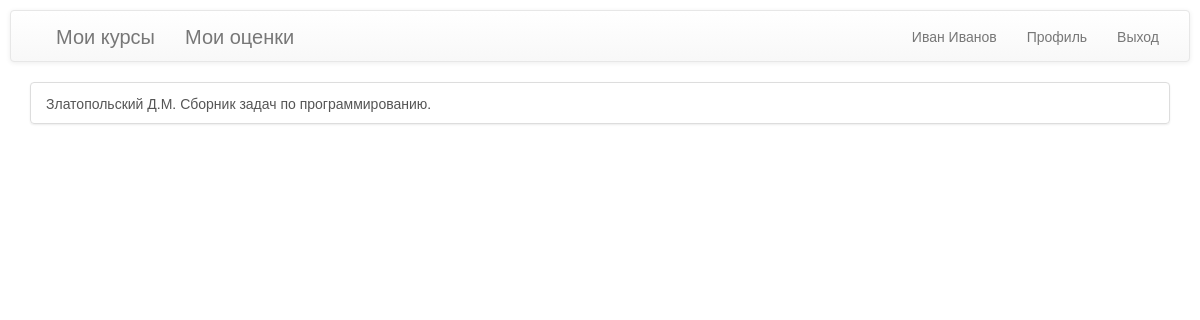
The page /assigned/ (signed in) on the database as committed earlier.
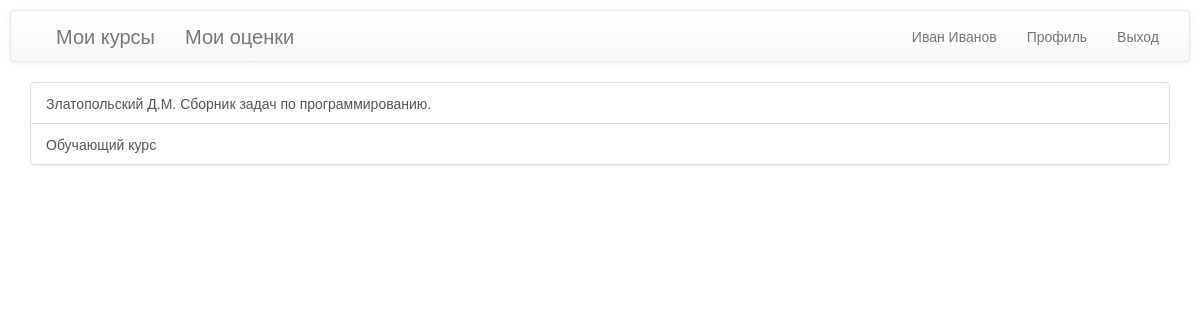
The same page on the database as committed later.
### code_reception/models.py (models this page shows, shortened)
class Course(models.Model):
    tasks_pool = models.ManyToManyField(Task)
    assigned_groups = models.ManyToManyField(StudentGroup)
    users = models.ManyToManyField(User)
    name = models.CharField(max_length=100, default='Новый курс по умолчанию')
    author = models.ForeignKey(User, on_delete=models.CASCADE, related_name='author_set', null=True)
    questions_per_student = models.SmallIntegerField(default=1)
    bracket_1 =  models.ManyToManyField(Task, related_name='task_bracket_1',   blank=True)
    bracket_2 =  models.ManyToManyField(Task, related_name='task_bracket_2',   blank=True)
    bracket_3 =  models.ManyToManyField(Task, related_name='task_bracket_3',   blank=True)
    bracket_4 =  models.ManyToManyField(Task, related_name='task_bracket_4',   blank=True)
    bracket_5 =  models.ManyToManyField(Task, related_name='task_bracket_5',   blank=True)
    bracket_6 =  models.ManyToManyField(Task, related_name='task_bracket_6',   blank=True)
    bracket_7 =  models.ManyToManyField(Task, related_name='task_bracket_7',   blank=True)
    bracket_8 =  models.ManyToManyField(Task, related_name='task_bracket_8',   blank=True)
    bracket_9 =  models.ManyToManyField(Task, related_name='task_bracket_9',   blank=True)
    bracket_10 = models.ManyToManyField(Task, related_name='task_bracket_10',  blank=True)
    bracket_11 = models.ManyToManyField(Task, related_name='task_bracket_11',  blank=True)
    bracket_12 = models.ManyToManyField(Task, related_name='task_bracket_12',  blank=True)
    bracket_13 = models.ManyToManyField(Task, related_name='task_bracket_13',  blank=True)
    bracket_14 = models.ManyToManyField(Task, related_name='task_bracket_14',  blank=True)
    bracket_15 = models.ManyToManyField(Task, related_name='task_bracket_15',  blank=True)
    bracket_16 = models.ManyToManyField(Task, related_name='task_bracket_16',  blank=True)
    bracket_17 = models.ManyToManyField(Task, related_name='task_bracket_17',  blank=True)
    bracket_18 = models.ManyToManyField(Task, related_name='task_bracket_18',  blank=True)
    bracket_19 = models.ManyToManyField(Task, related_name='task_bracket_19',  blank=True)
    bracket_20 = models.ManyToManyField(Task, related_name='task_bracket_20',  blank=True)
    bracket_21 = models.ManyToManyField(Task, related_name='task_bracket_21',  blank=True)
    bracket_22 = models.ManyToManyField(Task, related_name='task_bracket_22',  blank=True)
    bracket_23 = models.ManyToManyField(Task, related_name='task_bracket_23',  blank=True)
    bracket_24 = models.ManyToManyField(Task, related_name='task_bracket_24',  blank=True)
    bracket_25 = models.ManyToManyField(Task, related_name='task_bracket_25',  blank=True)
    bracket_26 = models.ManyToManyField(Task, related_name='task_bracket_26',  blank=True)
    bracket_27 = models.ManyToManyField(Task, related_name='task_bracket_27',  blank=True)
    bracket_28 = models.ManyToManyField(Task, related_name='task_bracket_28',  blank=True)
    bracket_29 = models.ManyToManyField(Task, related_name='task_bracket_29',  blank=True)
    bracket_30 = models.ManyToManyField(Task, related_name='task_bracket_30',  blank=True)

### code_reception/views.py (the view)
# urls.py: path('assigned/', views.student_choose_course, name='assigned'),
@login_required
def student_choose_course(request, next='/code/'):
    courses = Course.objects.filter(users=request.user)
    context = {'courses': list(courses),
               'next_link': correct_next_link(next)}
    return render(request, 'code_reception/assigned.html', context)

### code_reception/views.py (called while the page is built)
def correct_next_link(next):
    if not next.endswith('/'):
        next += '/'
    if not next.startswith('/'):
        next = '/' + next
    return next

### code_reception/templates/code_reception/assigned.html (shortened to what this page needs)
{% extends "code_reception/base.html"%}
{% block content %}
<div class="list-group">
    {% for course in courses %}
    <button onclick="window.location='{{next_link}}{{course.id}}'" type="button"
            class="list-group-item list-group-item-action">
        {{course.name}}
    </button>
    {% endfor %}
</div>
{% endblock content %}

### code_reception/templates/code_reception/base.html (shortened to what this page needs)
{% load static %}
<!DOCTYPE html>
<html lang="en">
<head>
    <link rel="stylesheet" type="text/css" href="{% static 'code_reception/main.css' %}">
    <link rel="stylesheet" href="https://maxcdn.bootstrapcdn.com/bootstrap/3.3.7/css/bootstrap.min.css">
    <link href="https://cdnjs.cloudflare.com/ajax/libs/select2/4.0.7/css/select2.min.css" rel="stylesheet" />
    <link rel="stylesheet" href="https://maxcdn.bootstrapcdn.com/bootstrap/3.3.7/css/bootstrap-theme.min.css">
</head>
<body>
<nav class="navbar navbar-default">
    <div class="container-fluid">
        <div class="collapse navbar-collapse" id="bs-example-navbar-collapse-1">
            <ul class="nav navbar-nav">
                {% for group in user.groups.all %}
                {% if group.name == 'Student' %}
                <li><a href="{% url 'assigned' %}" style="font-size:20px;">Мои курсы</a></li>
                <li><a href="/assigned/student_results/" style="font-size:20px;">Мои оценки</a></li>
                {% endif %}
                {% endfor %}
            </ul>
            <ul class="nav navbar-nav navbar-right">
                {% if user.is_authenticated %}
                <li><a>{{user.get_full_name|default:user.username}}</a></li>
                <li><a href="{% url 'profile' %}">Профиль</a></li>
                <li><a href="{% url 'logout' %}">Выход</a></li>
                {% else %}
                <li><a href="{% url 'login' %}">Вход</a></li>
                <li><a href="{% url 'register' %}">Регистрация</a></li>
                {% endif %}
            </ul>
        </div>
    </div>
</nav>
<div class="container">
    {% block content %}{% endblock %}
</div>
</body>
</html>

### code_reception/static/code_reception/main.css (style rules this page uses)
body { padding: 10px ; }
ul { margin: 0; }

Rows that differ between the two databases and show on the page:
now on this page (row edited): Course: name "Обучающий курс"
